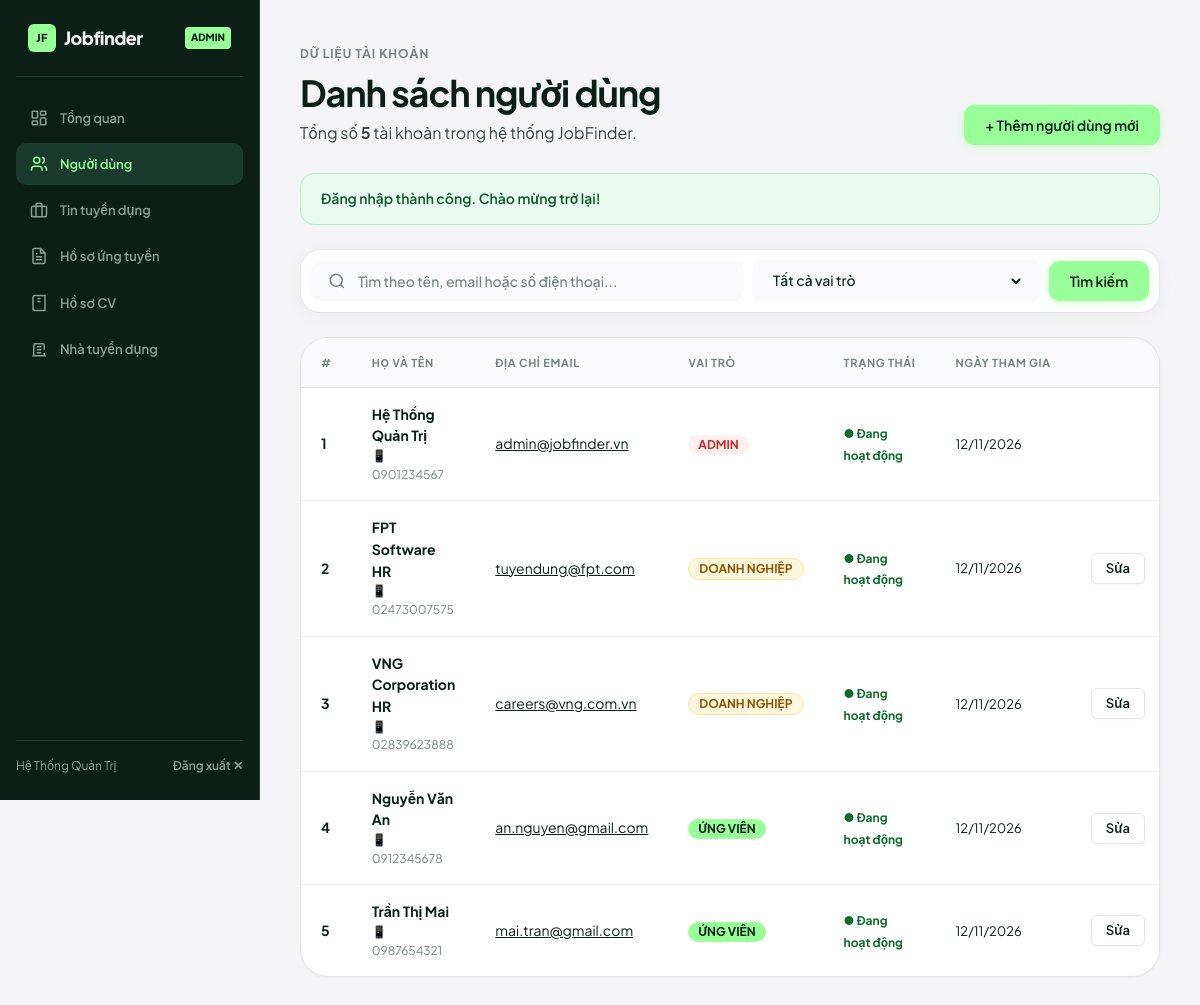
The page /admin/users.php (signed in) on the database its author committed.
### tables this page shows
CREATE TABLE `users` (
  `id` INT AUTO_INCREMENT PRIMARY KEY,
  `name` VARCHAR(100) NOT NULL,
  `email` VARCHAR(100) NOT NULL UNIQUE,
  `role` ENUM('candidate', 'employer', 'admin') NOT NULL DEFAULT 'candidate',
  `password` VARCHAR(255) NOT NULL,
  `phone` VARCHAR(20) NULL,
  `avatar` VARCHAR(255) NULL,
  `is_active` TINYINT(1) NOT NULL DEFAULT 1,
  `created_at` TIMESTAMP DEFAULT CURRENT_TIMESTAMP
);

### admin/users.php (the view, shortened to what this page needs)
<?php
require_once '../config/database.php';
$admin_id = (int)$_SESSION['user_id'];
$role_filter = $_GET['role'] ?? 'all';
$search = trim($_GET['search'] ?? '');
$sql = "SELECT * FROM users WHERE 1=1";
$params = [];
$sql .= " ORDER BY created_at DESC";
$stmt = $pdo->prepare($sql);
$stmt->execute($params);
$users = $stmt->fetchAll();
$total_count = count($users);
?>
<!DOCTYPE html>
<html lang="vi">
<head>
    <link rel="stylesheet" href="../assets/css/style.css">
</head>
<body>
<div class="portal-layout">
    <?php include '../includes/admin-sidebar.php'; ?>
    <main class="portal-main">
        <div class="section-header" style="margin-bottom:28px;">
            <div>
                <span class="section-eyebrow">Dữ liệu tài khoản</span>
                <h1 class="section-title">Danh sách người dùng</h1>
                <p class="section-desc">Tổng số <strong><?= $total_count ?></strong> tài khoản trong hệ thống JobFinder.</p>
            </div>
            <a href="user-create.php" class="btn btn-primary">+ Thêm người dùng mới</a>
        </div>
        <?php if (!empty($_SESSION['flash_message'])): ?>
            <div class="flash-bar flash--<?= $_SESSION['flash_type'] ?? 'success' ?>">
                <?= htmlspecialchars($_SESSION['flash_message']) ?>
            </div>
        <?php endif; ?>
        <div class="smart-search-card" style="margin-bottom:24px;">
            <form method="GET" class="search-form-row" style="grid-template-columns: 1.5fr 1fr auto;">
                <div class="search-field">
                    <svg width="18" height="18" viewBox="0 0 24 24" fill="none" stroke="currentColor" stroke-width="2"><circle cx="11" cy="11" r="8"/><line x1="21" y1="21" x2="16.65" y2="16.65"/></svg>
                    <input type="text" name="search" class="search-input" placeholder="Tìm theo tên, email hoặc số điện thoại..." value="<?= htmlspecialchars($search) ?>">
                </div>
                <div class="search-field">
                    <select name="role" class="search-select">
                        <option value="all" <?= ($role_filter === 'all') ? 'selected' : '' ?>>Tất cả vai trò</option>
                    </select>
                </div>
                <div style="display:flex; gap:8px;">
                    <button type="submit" class="btn btn-primary">Tìm kiếm</button>
                </div>
            </form>
        </div>
        <div class="table-card">
            <div class="table-responsive">
                <table class="data-table">
                    <thead>
                        <tr>
                            <th style="width:50px;">#</th>
                            <th>Họ và tên</th>
                            <th>Địa chỉ Email</th>
                            <th>Vai trò</th>
                            <th>Trạng thái</th>
                            <th>Ngày tham gia</th>
                            <th style="text-align:right;">Thao tác</th>
                        </tr>
                    </thead>
                    <tbody>
                        <?php if (!empty($users)): ?>
                            <?php foreach ($users as $i => $u): ?>
                                <tr>
                                    <td class="text-muted" style="font-weight:700;"><?= $i + 1 ?></td>
                                    <td>
                                        <div style="font-weight:700; color:var(--ink);">
                                            <?= htmlspecialchars($u['name']) ?>
                                        </div>
                                        <?php if (!empty($u['phone'])): ?>
                                            <div style="font-size:12px; color:var(--muted);">📱 <?= htmlspecialchars($u['phone']) ?></div>
                                        <?php endif; ?>
                                    </td>
                                    <td>
                                        <a href="mailto:<?= htmlspecialchars($u['email']) ?>" style="text-decoration:underline;">
                                            <?= htmlspecialchars($u['email']) ?>
                                        </a>
                                    </td>
                                    <td>
                                        <?php if ($u['role'] === 'admin'): ?>
                                            <span class="badge badge--danger">ADMIN</span>
                                        <?php elseif ($u['role'] === 'employer'): ?>
                                            <span class="badge badge--employer">DOANH NGHIỆP</span>
                                        <?php else: ?>
                                            <span class="badge badge--active">ỨNG VIÊN</span>
                                        <?php endif; ?>
                                    </td>
                                    <td>
                                        <?php if ((int)$u['is_active'] === 1): ?>
                                            <span style="color:var(--status-success-text); font-weight:700; font-size:12px;">● Đang hoạt động</span>
                                        <?php else: ?>
                                            <span style="color:var(--status-danger-text); font-weight:700; font-size:12px;">● Đã tạm khóa</span>
                                        <?php endif; ?>
                                    </td>
                                    <td class="text-muted text-sm">
                                        <?= date('d/m/Y', strtotime($u['created_at'])) ?>
                                    </td>
                                    <td style="text-align:right;">
                                        <div style="display:flex; justify-content:flex-end; gap:6px;">
                                            <a href="user-edit.php?id=<?= (int)$u['id'] ?>" class="btn btn-secondary btn-sm">Sửa</a>
                                            <?php if ((int)$u['id'] !== $admin_id): ?>
                                                <form method="POST" style="display:inline;">
                                                    <button type="submit" class="btn btn-ghost btn-sm" style="font-size:12px;">
                                                    </button>
                                                </form>
                                            <?php endif; ?>
                                        </div>
                                    </td>
                                </tr>
                            <?php endforeach; ?>
                        <?php endif; ?>
                    </tbody>
                </table>
            </div>
        </div>
    </main>
</div>
</body>
</html>

### rows shown on the page
users: name "Hệ Thống Quản Trị", phone "0901234567", email "admin@jobfinder.vn", role "ADMIN", is_active "● Đang hoạt động", created_at "12/11/2026"
users: name "FPT Software HR", phone "02473007575", email "tuyendung@fpt.com", role "DOANH NGHIỆP", is_active "● Đang hoạt động", created_at "12/11/2026"
users: name "VNG Corporation HR", phone "02839623888", email "careers@vng.com.vn", role "DOANH NGHIỆP", is_active "● Đang hoạt động", created_at "12/11/2026"
users: name "Nguyễn Văn An", phone "0912345678", email "an.nguyen@gmail.com", role "ỨNG VIÊN", is_active "● Đang hoạt động", created_at "12/11/2026"
users: name "Trần Thị Mai", phone "0987654321", email "mai.tran@gmail.com", role "ỨNG VIÊN", is_active "● Đang hoạt động", created_at "12/11/2026"

### other values the page prints
$_SESSION['user_name'] "Hệ Thống Quản Trị"
$total_count "5"
$_SESSION['flash_message'] "Đăng nhập thành công. Chào mừng trở lại!"
